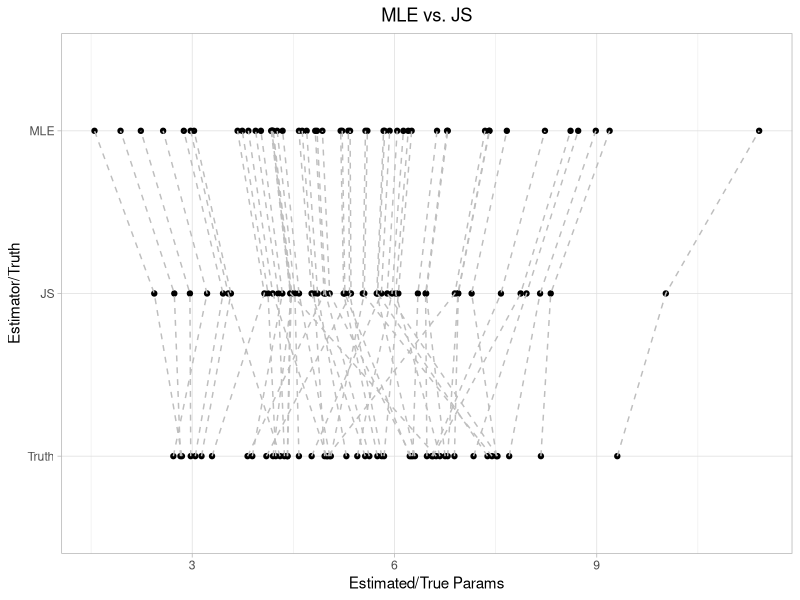
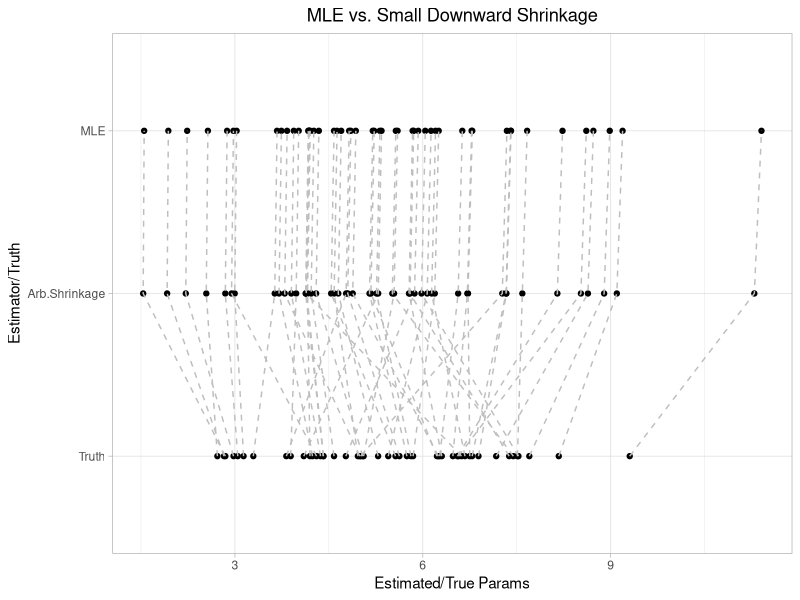
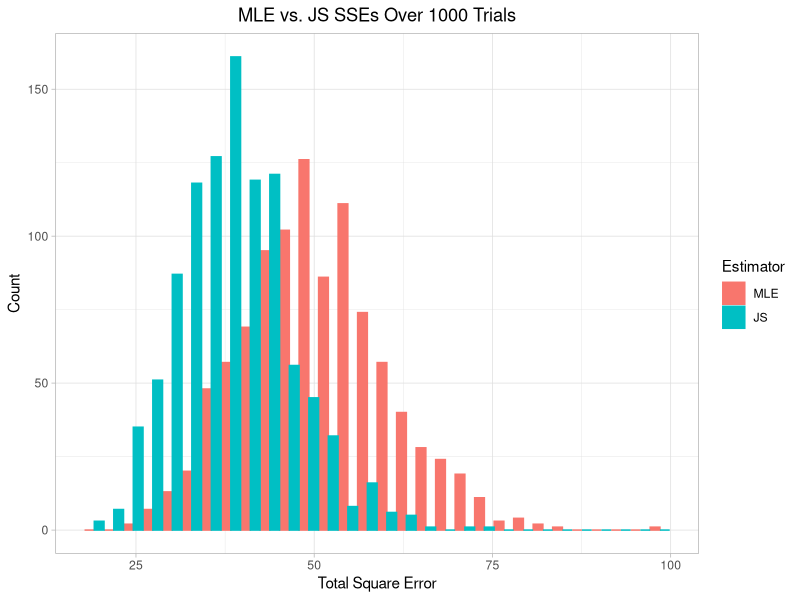

The R source for these figures, in order:
library(tidyverse)

# set up: mu_i ~ N(M,A), x_i ~ N(mu_i, 1)

# params
M = 5  # mean of mu prior
A = 3  # variance of mu prior
N = 50

# generate data
set.seed(15)
mu = rnorm(mean=M, sd=sqrt(A), n=N)
x  = sapply(mu, function(mean) rnorm(mean=mean, sd=1, n=1))

# expected total square error, i.e. risk
B = A/(A+1)
risk.mle   = N
risk.bayes = N * B
risk.js    = N * B + 3 * (1 - B)

# MLE of mu's
mu.hat.mle   = x
sse.mle = sum( (mu.hat.mle - mu)^2 )

# Bayes estimator 
# can only do because we know M, A
mu.hat.bayes = M + B * (x - M)
sse.bayes    = sum( (mu.hat.bayes - mu)^2 )

# JS estimator of mu's
M.hat = mean(x) # unbiased estimator of M
S     = sum( (x - mean(x))^2 )
B.hat = 1 - (N - 3) / S

mu.hat.js = M.hat + B.hat * (x - M.hat)
sse.js    = sum( (mu.hat.js - mu)^2 )

# summarize error
summary = data.frame(
  "Estimator"    = c("MLE",    "Bayes",    "JS"),
  "Expected Total Sq Err (Risk)" = c(risk.mle, risk.bayes, risk.js),
  "Realized Total Sq Err" = c(sse.mle,  sse.bayes,  sse.js)
)
summary

# JS shrniks MLE value by a factor of B.hat toward mu.hat
# Let's try shrinking to an arbitrary contant, 0, by a small amount and compare to MLE
arb.shrinkage.target = 0
arb.shrinkage.factor = 0.99

mu.hat.arb  = arb.shrinkage.target + arb.shrinkage.factor * (x - arb.shrinkage.target)
sse.arb     = sum( (mu.hat.arb - mu)^2 )

cat("Total square error of MLE is ", sse.mle, ", compared with total square error of small shrinkage toward arbitrary constant ",
    sse.arb, sep = "")

# Visualize
mu.df = data.frame(
  "Index"          = 1:N,
  "Truth"          = mu,
  "JS"             = mu.hat.js,
  "Arb.Shrinkage"  = mu.hat.arb,
  "MLE"            = mu.hat.mle
)

# Plot Ideas borrowed from [1] (see footnote)

# Plot MLE, JS, and Truth
mu.df %>%
  gather(type, value, c(2,3,5)) %>%
  mutate(type = factor(type, levels = c("Truth","JS","MLE"))) %>%
  arrange(Index, type) %>% 
  ggplot(aes(x=value, y=type)) +
    geom_point(color="black") +
    geom_path(aes(group=Index),lty=2,color="grey") +
    ggtitle("MLE vs. JS") + 
    xlab("Estimated/True Params") +
    ylab("Estimator/Truth") +
    theme_light() +
    theme(plot.title = element_text(hjust = 0.5)) 

# Plot MLE, Small Shrinkage to 0, and Truth
mu.df %>%
  gather(type, value, c(2,4,5)) %>%
  mutate(type = factor(type, levels = c("Truth","Arb.Shrinkage","MLE"))) %>%
  arrange(Index, type) %>% 
  ggplot(aes(x=value, y=type)) +
    geom_point(color="black") +
    geom_path(aes(group=Index),lty=2,color="grey") +
    ggtitle("MLE vs. Small Downward Shrinkage") + 
    xlab("Estimated/True Params") +
    ylab("Estimator/Truth") +
    theme_light() +
    theme(plot.title = element_text(hjust = 0.5))



# What about repeated trials?
set.seed(15)
runs = 1000
SSEs = as.data.frame(matrix(nrow=1000, ncol=2))
colnames(SSEs) = c("MLE", "JS")
for(i in 1:runs){
  # generate mu and sample x
  mu = rnorm(mean=M, sd=sqrt(A), n=N)
  x  = sapply(mu, function(mean) rnorm(mean=mean, sd=1, n=1))
  
  # MLE of mu's
  mu.hat.mle   = x
  sse.mle = sum( (mu.hat.mle - mu)^2 )
  
  # JS estimator of mu's
  M.hat = mean(x) # unbiased estimator of M
  S     = sum( (x - mean(x))^2 )
  B.hat = 1 - (N - 3) / S
  
  mu.hat.js = M.hat + B.hat * (x - M.hat)
  sse.js    = sum( (mu.hat.js - mu)^2 )
  
  # store
  SSEs[i,"MLE"] = sse.mle
  SSEs[i,"JS"] = sse.js
}

# plot
SSEs %>%
  gather(type, value) %>%
  mutate(type = factor(type, levels = c("MLE", "JS"))) %>%
  ggplot(aes(x=value, color=type, fill=type)) +
    geom_histogram(position="dodge") +
    ggtitle("MLE vs. JS SSEs Over 1000 Trials") + 
    xlab("Total Square Error") +
    ylab("Count") + 
    labs(color = "Estimator", fill="Estimator") +
    theme_light() +
    theme(plot.title = element_text(hjust = 0.5)) 
